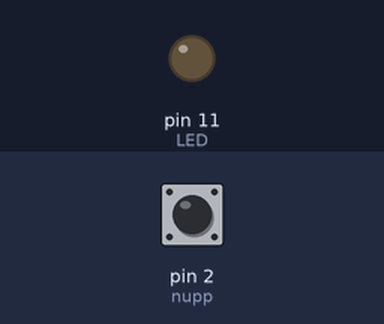
The sketch below on a simulated Arduino Uno, built with avr-gcc and run on an emulated ATmega328P. On the bench: output pins drawn as LEDs (lit = HIGH). The inputs (shaded band) are chosen by the test bench; at power-on: pin 2 (nupp) LOW.

Above: at 1.2 s.
1.3 s: pin 2 (nupp) pulled HIGH for 0.15 s
At 2.65 s:
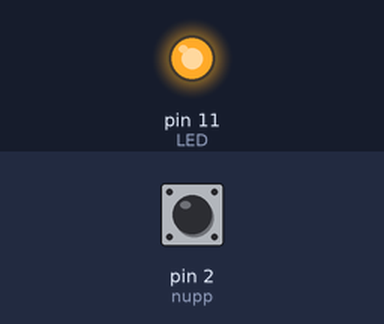
4.3 s: pin 2 (nupp) pulled HIGH for 1 s
At 7.4 s:
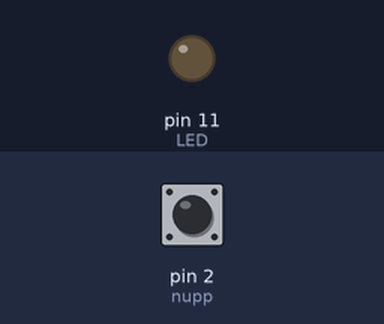
Timing chart, 0 to 8.9 s (numbered marks = the images above; inputs shaded):
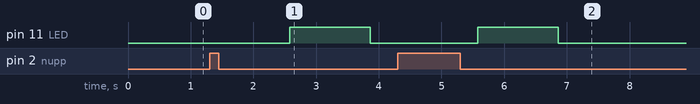

The sketch:

04_lyliti.ino
```cpp
#define aeg 5
#define nupp 2
#define LED 11

void setup() {
  pinMode(LED, OUTPUT);
  pinMode(nupp, INPUT);

}

void loop() {
  int nupuVajutus=digitalRead(nupp);
  if (nupuVajutus==1){
    for(int i=0; i<256; i=i+1){
    analogWrite(LED, i);
    delay(aeg);
  }
    for(int i=255; i>0; i=i-1){
      analogWrite(LED, i);
      delay(aeg);
    }
    // nullime voolu
    digitalWrite(LED, LOW);
  }
}
```

Measured:
- after the input at 1.3 s, pin 11 (LED): LOW → HIGH after 1.3 s, → LOW 1.3 s later
- after the input at 4.3 s, pin 11 (LED): LOW → HIGH after 1.3 s, → LOW 1.3 s later
